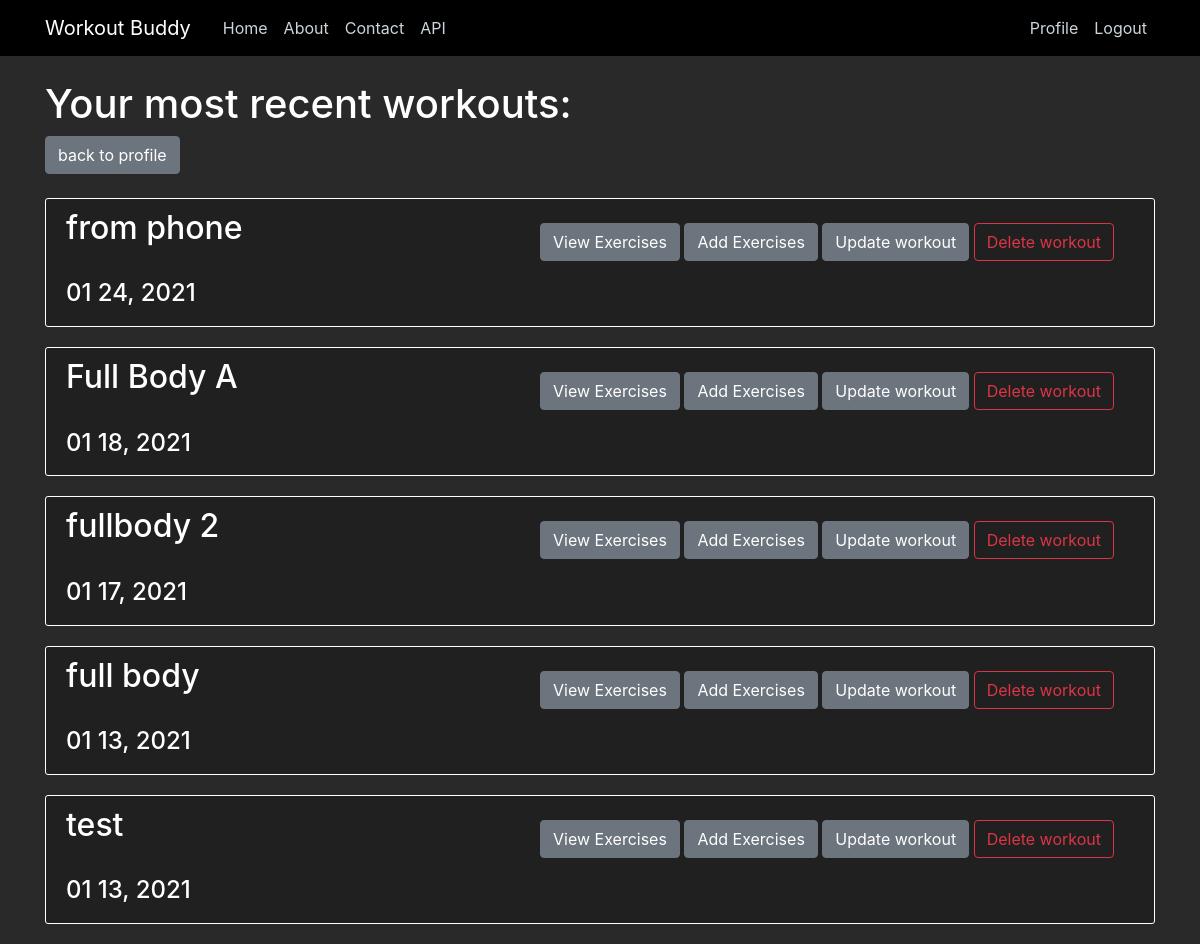
Page /workouts/ (signed in) on the committed database.
### workouts/models.py (models this page shows, shortened)
class Workouts(models.Model):
    username = models.ForeignKey(User, on_delete=models.CASCADE) #delete workouts if user is deleted.
    date = models.DateField()
    WName = models.CharField(max_length=50)

### workouts/views.py (the view)
# urls.py: path('workouts/', WorkoutsListView.as_view(), name='workouts'),
class WorkoutsListView(ListView):
    template_name = 'workouts/workouts.html'
    context_object_name = 'workouts'
    def get_queryset(self):
        queryset = Workouts.objects.filter(username=self.request.user)
        return queryset.order_by('-date') #order by newest date to oldest.

### workouts/templates/workouts/workouts.html (shortened to what this page needs)
{% extends "main/base.html" %}
{% block content %}
    {% if user.is_authenticated %}
    <h1>Your most recent workouts: </h1>
    <a class="btn btn-secondary" href="{% url 'profile' %}">back to profile</a>
    <br /><br />
        {% for workout in workouts %}
            <div class="content-section">
                {% if not request.user_agent.is_mobile %}
                    <div class="button-section float-right">
                        <a class="btn btn-secondary mt-1 mb-1" href="{% url 'workout-exercises' workout.id %}">View Exercises</a>
                        <a class="btn btn-secondary mt-1 mb-1" href="{% url 'exercises-add' workout.id %}">Add Exercises</a>
                        <a class="btn btn-secondary mt-1 mb-1" href="{% url 'workouts-update' workout.id %}">Update workout</a>
                        <a class="btn btn-outline-danger" href="{% url 'workouts-delete' workout.id %}">Delete workout</a>
                    </div>
                    <h2>{{ workout.WName }}  </h2>
                    <br />
                    <h4>{{ workout.date|date:"m d, Y" }}</h4>
                {% endif %}
            </div>
        {% endfor %}
    {% else %}
        <h2>Login to view or edit your workouts</h2>
        <a href="{% url 'login' %}">Login</a>
        <br />
        <h2>Or register if you don't have an account to log into</h2>
        <a href="{% url 'register' %}">Register now!</a>
    {% endif %}
{% endblock content %}

### main/static/main/main.css (style rules this page uses)
body { background: #292929; color: #333333; margin-top: 5rem; }
h1, h2, h3, h4, h5, h6 { color: #ffffff; }
.button-section { background: #202020; padding: 10px 20px; border-radius: 3px; margin-bottom: 20px; }
.content-section { background: #202020; padding: 10px 20px; border: 1px solid #ffffff; border-radius: 3px; margin-bottom: 20px; }

### rows in the picture
Workouts: WName "from phone", date "01 24, 2021"
Workouts: WName "Full Body A", date "01 18, 2021"
Workouts: WName "fullbody 2", date "01 17, 2021"
Workouts: WName "full body", date "01 13, 2021"
Workouts: WName "test", date "01 13, 2021"
